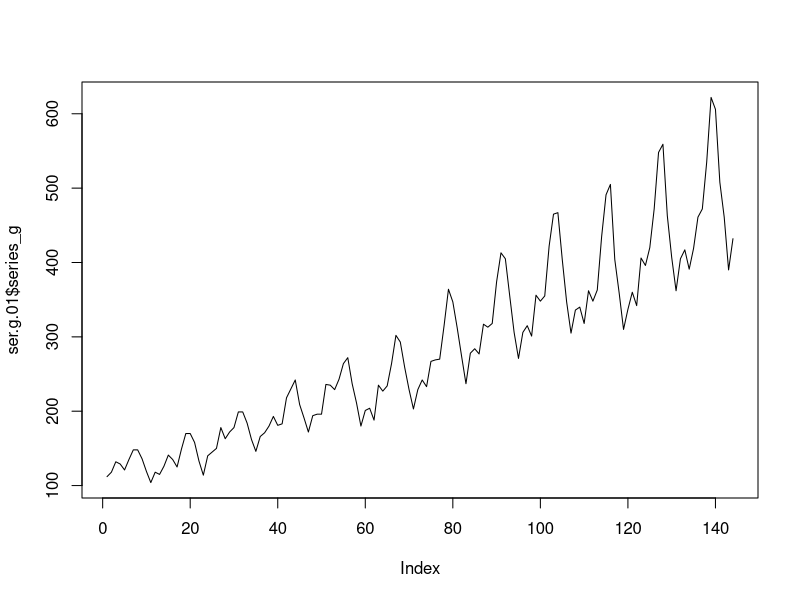
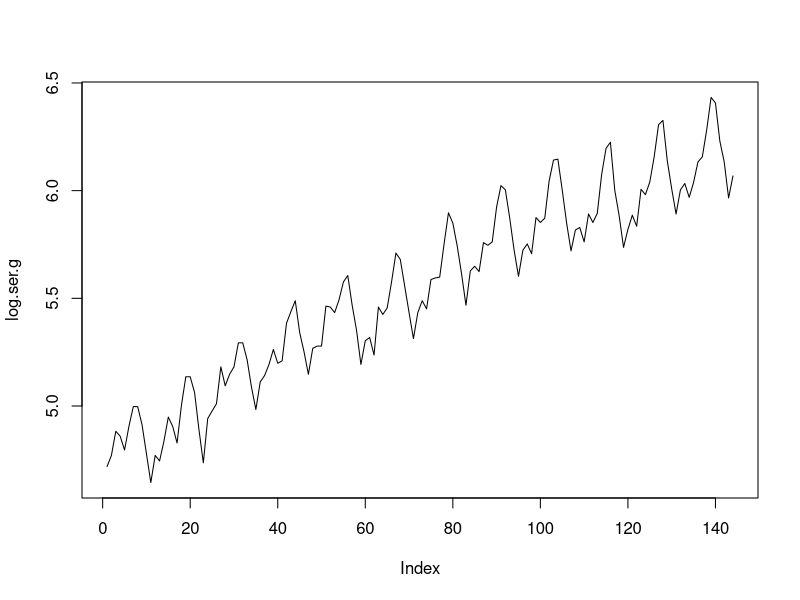
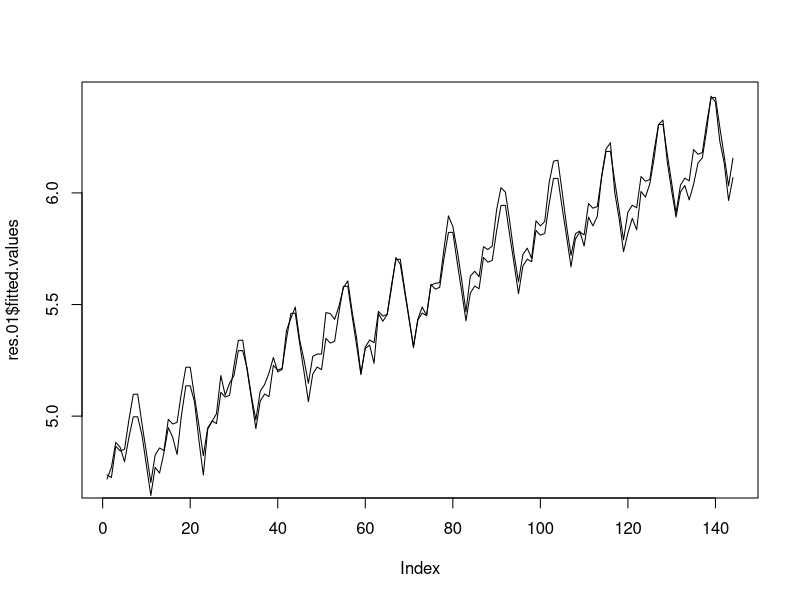
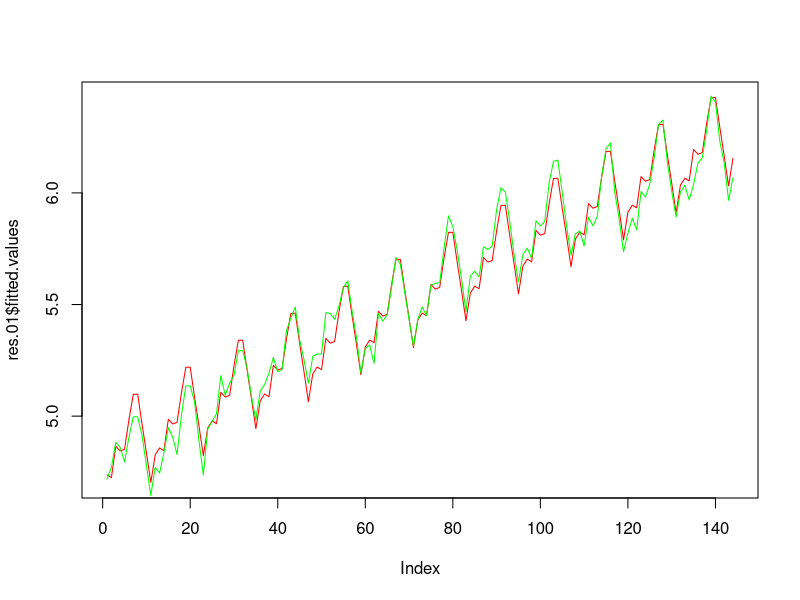
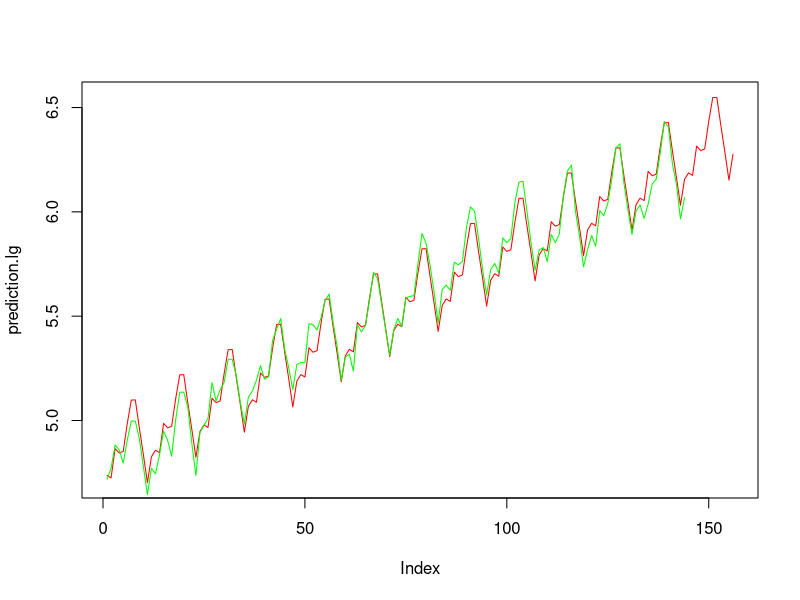
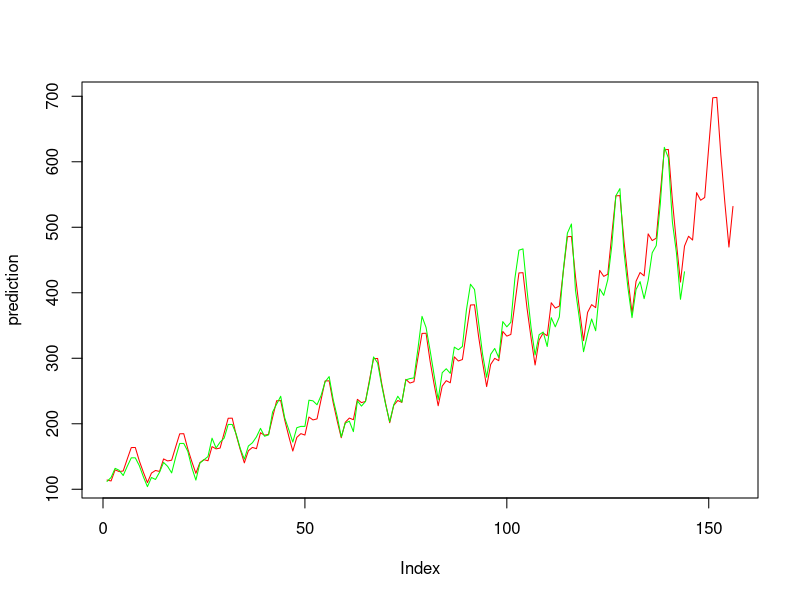

These charts were generated, in order, by the following R code:
####  Построить прогноз на один год вперед

#  Шаг 0. Прочитаем данные
setwd("week_07/data/")
ser.g.01 <- read.table("series_g.csv", header=T, sep=";")

#  Проверка: импортировали правильно?

summary(ser.g.01)

#  Шаг 1. Предварительный анализ

#  Построим график ряда

plot(ser.g.01$series_g, type="l")

#  Из графика видно, что
#  Тренд есть, тренд линейный.
#  Сезонность есть, мультипликативная.
#  Ряд характер не меняет.
#  Выбросов нет.
#  Вывод: чтобы получить аддитивную сезонность, можно попробовать рассмотреть логарифм ряда.

#  Шаг 2. Преобразование временного ряда

log.ser.g <- log(ser.g.01$series_g)

#  Посмотрим результат на графике

plot(log.ser.g, type="l")

#  Тренд есть, тренд примерно линейный.
#  Сезонность есть, аддитивная.
#  Выводы:
#  * Преобразование привело к желаемому результату.
#  * Можно строить регрессионную модель с линейным трендом

#  Шаг 3. Создание независимых переменных

#  Время

time <- 1:144

#  Сезонные индикаторы

month <- as.factor(rep(1:12,12))

# Объединяем результаты в таблицу

ser.g.02 <- data.frame(log.ser.g, time, month)

# Убеждаемся, что сезонные индикаторы заданы фактором.
# Иначе не избежать ловушки индикаторных переменных

class(ser.g.02$month)

#  Смотрим, что получилось

View(ser.g.02)

#  Шаг 4. Регрессионный анализ

#  Линейная регрессия

res.01 <- lm(log.ser.g ~ ., ser.g.02)

#  Просмотр результатов

summary(res.01)

#  Шаг 5. Подгонка для логарифма ряда

#  Сами значения
res.01$fitted.values

#  График. Сравним подгонку и ряд из логарифмов

plot(res.01$fitted.values, type="l")
lines(ser.g.02$log.ser.g)

#  Неудобно. Трудно различать линии: где ряд?  где подгонка?
#  Нарисуем линии разным цветом

plot(res.01$fitted.values, type="l", col="red")
lines(ser.g.02$log.ser.g, col="green")

#  Вывод. Подгонка удовлетворительная. Можно надеяться на хороший прогноз.

#  Шаг 6. Прогнозирование логарифма ряда

# Создаем таблицу для новых значений
ser.g.03 <- data.frame(time=145:156, month=factor(1:12))

# Делаем прогноз при помощи модели res.01
прогноз.lg = predict.lm(res.01, ser.g.03)

# Объединяем подгонку и прогноз
prediction.lg <- c(res.01$fitted.values,прогноз.lg)

# Выводим на график
plot(prediction.lg, type="l", col="red")
lines(ser.g.02$log.ser.g, col="green")

# Потенцируем результат

prediction  <- exp(prediction.lg)

# Выводим результат и прогноз

plot(prediction, type="l", col="red")
lines(ser.g.01$series_g, col="green")
